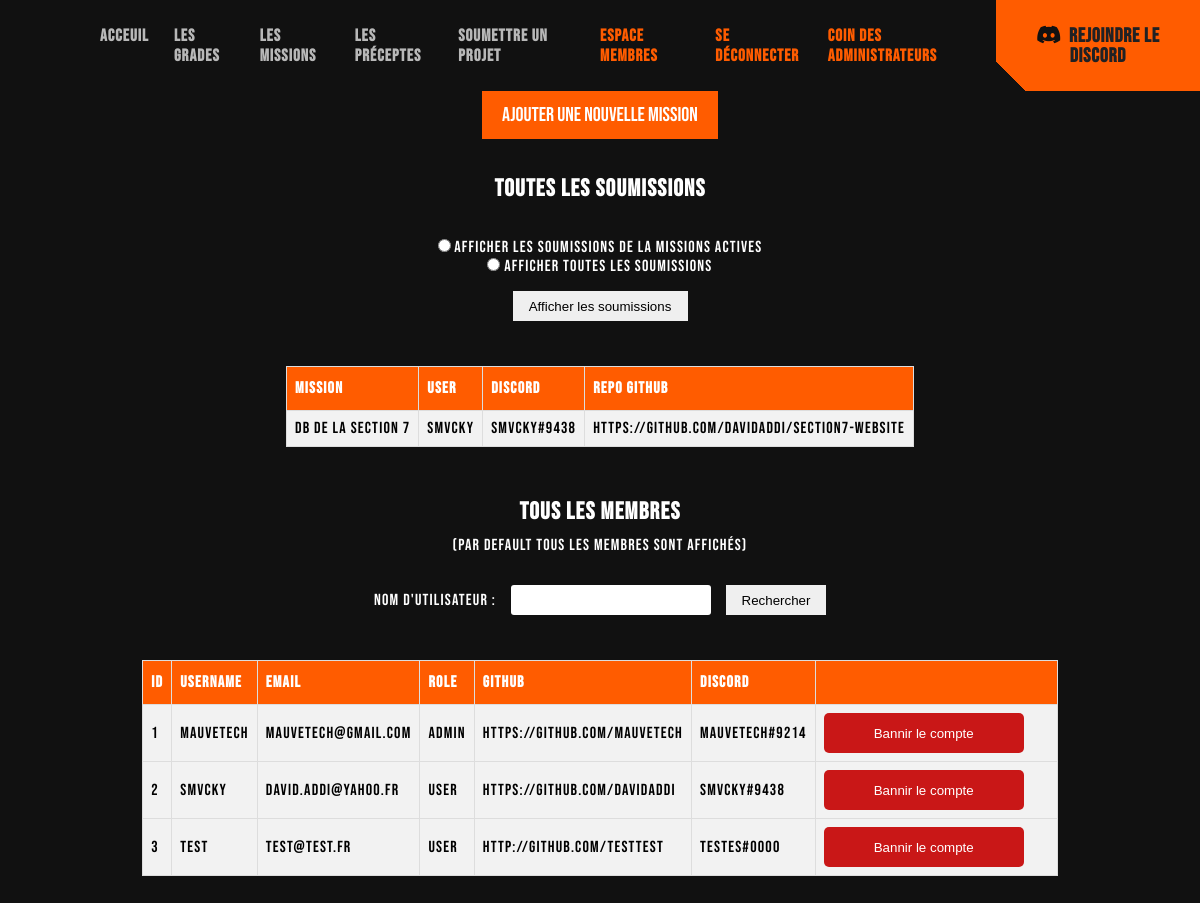
The page /admin.php (signed in) on the database as committed earlier.
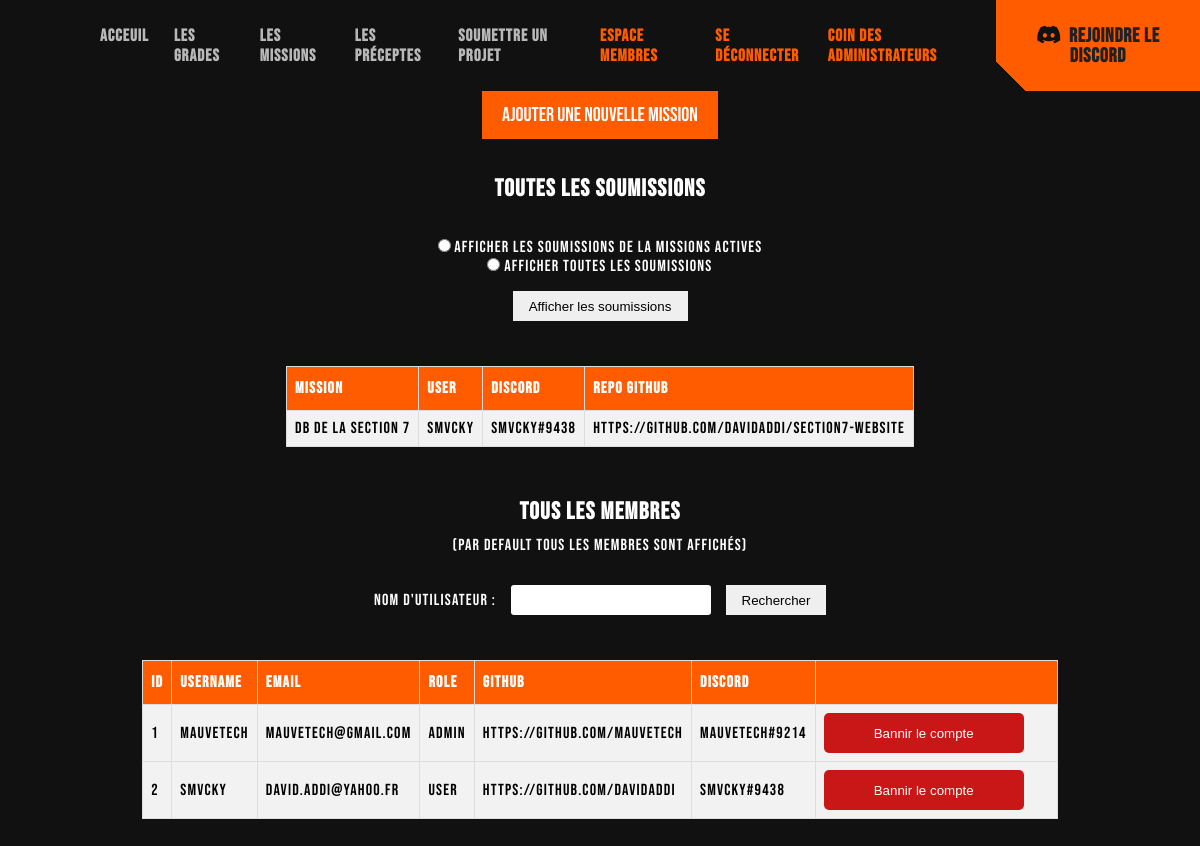
The same page on the database as committed later.
### tables this page shows
CREATE TABLE `missions_submissions` (
  `user` text NOT NULL,
  `nomMission` varchar(500) NOT NULL,
  `discord` varchar(500) NOT NULL,
  `lien_repo_github` text NOT NULL
);

CREATE TABLE `users` (
  `id` int(11) NOT NULL,
  `email` varchar(255) NOT NULL,
  `username` varchar(255) NOT NULL,
  `password` varchar(255) NOT NULL,
  `role` varchar(255) NOT NULL DEFAULT 'user',
  `github` mediumtext NOT NULL,
  `discord` varchar(500) NOT NULL
);

### lib/testadmin.php (called while the page is built, shortened)
<?php
require_once('lib/db.php');
$isConnected = isset($_SESSION["user"]);
if ($isConnected) {
  $stmt = $db->prepare('SELECT role FROM users WHERE id = :id');
  $stmt->execute([':id' => $_SESSION["user"]["id"]]);
  $user = $stmt->fetch();
  if ($user["role"] === "admin") {
    $isAdmin = true;
  }
}
?>

### admin.php (the view, shortened to what this page needs)
<?php
require_once('inc/headHTML.php');
require_once('lib/testadmin.php');
include_once('inc/nav.php');
?>
<main>
<button class="btn-orange"><a href="addMission.php">Ajouter une nouvelle mission</a></button>
<div class="allSubs">
    <h1 class="newSectionH1">Toutes les soumissions</h1>
    <form method="post" action="<?php echo $_SERVER['PHP_SELF']; ?>" class="sortSubs">
        <label>
            <input type="radio" name="status" value="A">
            Afficher les soumissions de la missions actives
        </label>
        <label>
            <input type="radio" name="status" value="all">
            Afficher toutes les soumissions
        </label>
        <input type="submit" value="Afficher les soumissions">
    </form>
    <table id="usersTable">
        <tr>
            <th>Mission</th>
            <th>User</th>
            <th>Discord</th>
            <th>Repo Github</th>
        </tr>
    <?php
        $sql = "SELECT * FROM missions_submissions";
        $stmt = $db->query($sql);
        while ($submission = $stmt->fetch(PDO::FETCH_ASSOC)) {
            echo '
                <tr>
                    <td>'.$submission['nomMission'].'</td>
                    <td>'.$submission['user'].'</td>
                    <td>'.$submission['discord'].'</td>
                    <td><a href='.$submission['lien_repo_github'].'>'.$submission['lien_repo_github'].'</a></td>
                </tr>';
            };
            echo'</table>';
        ?>
</div>
<div class="allMembers" >
    <h1 class="newSectionH1">Tous les membres</h1>
    <p style="text-align: center; color: #fff">(Par default tous les membres sont affichés)</p>
    <form method="get" class="searchUsers">
        <label for="username" style="color: #fff">Nom d'utilisateur :</label>
        <input type="text" id="username" name="username" required>
        <input type="submit" value="Rechercher">
    </form>
    <?php
    if(isset($_GET['username']) && !empty($_GET['username'])) {
        $username = $_GET['username'];
        $stmt = $db->prepare("SELECT * FROM users WHERE username LIKE CONCAT('%', :username, '%')");
        $stmt->bindParam(':username', $username);
        $stmt->execute();
        $users = $stmt->fetchAll();
    } else {
        $stmt = $db->prepare('SELECT * FROM users');
        $stmt->execute();
        $users = $stmt->fetchAll();
    }
    ?>
    <table id="usersTable">
        <tr>
            <th>ID</th>
            <th>Username</th>
            <th>Email</th>
            <th>Role</th>
            <th>Github</th>
            <th>Discord</th>
            <th> </th>
        </tr>
        <?php foreach ($users as $user): ?>
            <tr>
                <td><?= $user['id'] ?></td>
                <td><?= $user['username'] ?></td>
                <td><?= $user['email'] ?></td>
                <td><?= $user['role'] ?></td>
                <td><?= $user['github'] ?></td>
                <td><?= $user['discord'] ?></td>
                <td>
                    <button class="btn-danger" onclick="return confirm('Voulez vous vraiment bannir le compte ?');">
                        <a href="admindelete.php?id=<?= $user['id'] ?>&email=<?= $user['email'] ?>&username=<?= $user['username'] ?>"
                           class="delete" style="color: #fff">Bannir le compte</a></button>
                </td>
            </tr>
        <?php endforeach; ?>
    </table>
</div>
</main>

### inc/headHTML.php (shortened to what this page needs)
<!DOCTYPE html>
<html lang="en">
<head>
    <link rel="stylesheet" href="https://cdnjs.cloudflare.com/ajax/libs/font-awesome/6.3.0/css/all.min.css" />
    <link rel="stylesheet" href="style.css">
</head>
<body>

### inc/nav.php (shortened to what this page needs)
<?php require_once('lib/testadmin.php'); ?>
<section id="heroHeader">
    <nav>
        <ul>
            <li><a href="index.php#heroHeader">Acceuil</a></li>
            <li><a href="index.php#grades">Les Grades</a></li>
            <li><a href="index.php#missions">Les Missions</a></li>
            <li><a href="index.php#preceptes">Les Préceptes</a></li>
            <li><a href="index.php#Subs">Soumettre un projet</a></li>
            <?php if($isConnected): ?>
                <li><a href="membres.php" class="membres">Espace Membres</a></li>
                <li><a href="logout.php" class="membres">Se déconnecter</a></li>
            <?php endif;?>
            <?php if($isAdmin):?>
                <li class="membres"><a href="admin.php">Coin des administrateurs</a></li>
            <?php endif; ?>
        </ul>
        <button class="discordBtn"><i class="fa-brands fa-discord"></i><a href="https://discord.com/invite/Ms78rJFa5d" target="_blank">REJOINDRE LE DISCORD</a></button>
    </nav>

### style.css (style rules this page uses)
* { margin: 0; padding: 0; border: none; }
body { font-family: 'Bebas Neue'; letter-spacing: 1.19px; }
body { background-color: #111; }
ul, li { list-style-type: none; }
a { all: unset; }
nav { display: flex; align-items: center; margin-left: 100px; justify-content: space-between; }
ul { display: flex; }
nav > ul > li { margin-right: 25px; font-size: 17px; color: #b8b8b8; font-weight: bold; font-family: 'Bebas Neue', sans-serif; letter-spacing: 1px; }
.membres { color: #ff5c00; }
.discordBtn, .discordBtn::after { padding: 25px 20px; background: linear-gradient(45deg, transparent 10%, #ff5c00 5%); border: 0; color: #202124; line-height: 1; outline: transparent; position: relative; font-size: 20px; font-family: 'Bebas Neue'; font-weight: bold; letter-spacing: 0.75px; }
.discordBtn > i { color: #111; margin-right: 7px; }
.newSectionH1 { margin-top: 35px; margin-bottom: 35px; text-align: center; color: #fff; }
.btn-danger { width: 200px; height: 40px; background-color: #c91717; color: #fff; border: none; border-radius: 5px; margin-right: 25px; }
#usersTable { font-family: 'Bebas Neue', sans-serif; border-collapse: collapse; width: 100%; width: 100%; display: flex; justify-content: center; margin-top: 45px; margin-bottom: 50px; }
#usersTable td, #usersTable th { border: 1px solid #ddd; padding: 8px; }
#usersTable tr { background-color: #f2f2f2; }
#usersTable th { padding-top: 12px; padding-bottom: 12px; text-align: left; background-color: #ff5c00; color: white; }
.allMembers h1 { margin-bottom: 10px; }
.searchUsers { margin-top: 30px; display: flex; justify-content: center; align-items: center; }
.searchUsers > label { color: #fff; margin-right: 15px; }
.searchUsers > input[type="text"] { margin-right: 15px; width: 200px; height: 30px; border-radius: 3px; }
.searchUsers > input[type="submit"] { width: 100px; height: 30px; }
.sortSubs { color: #fff; display: flex; flex-direction: column; align-items: center; }
.sortSubs > input[type="submit"] { margin-top: 15px; width: 175px; height: 30px; }
.btn-orange { background: linear-gradient(45deg, transparent 10%, #ff5c00 5%); color: white; font-family: 'Bebas Neue'; padding: 12px 20px; border: none; cursor: pointer; font-size: 20px; }

### admin.php (style rules this page uses)
.btn-orange { background: #ff5c00; color: white; font-family: 'Bebas Neue'; padding: 12px 20px; border: none; cursor: pointer; font-size: 20px; display: flex; align-items: center; margin: auto; }

Rows that differ between the two databases and show on the page:
removed users: id "3", username "test", email "test@test.fr", role "user", github "http://github.com/testtest", discord "testes#0000"
